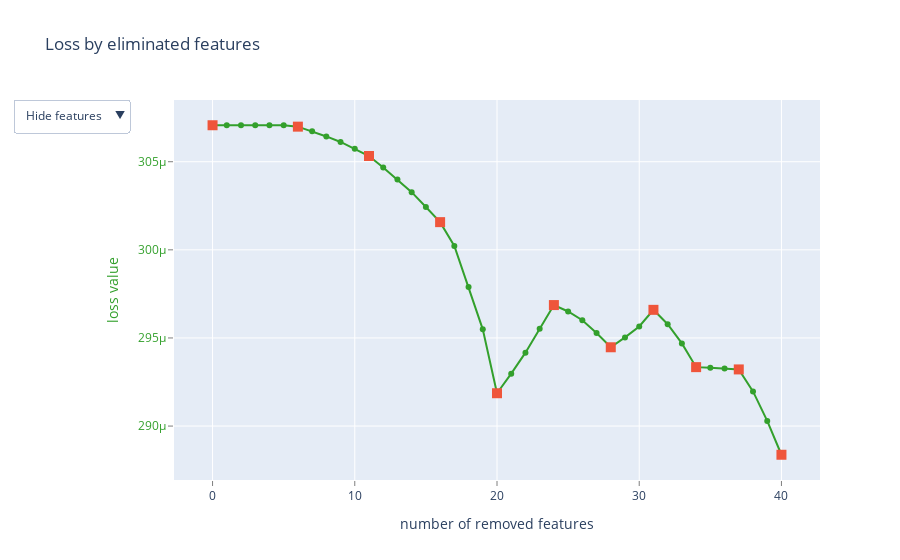

The notebook cell saved with this chart:
### Code cell
model2 = CatBoostClassifier(
    iterations=1000,
    learning_rate=1e-2,
    depth=6,
    verbose=0,
    loss_function='MultiLogloss',
    eval_metric=CustomMultiLabelMetric(),
)

selected_features2 = model2.select_features(
    X,
    y,
    num_features_to_select=30,
    features_for_select=feature_columns,
    steps=10,
    plot=True
)

### Figure 1 — Plotly figure (JSON) as saved in the notebook; plotly's stock layout.template omitted (floating-point values rounded to 4 significant figures)
{"data": [{"line": {"color": "rgb(51,160,44)"}, "mode": "lines+markers", "name": "", "text": ["", "PDU Joy3 buttons", "PDU Control", "PDU Joy1 buttons", "HV Motor work", "deviation_joy3", "HIDR RD1", "Delta_angle_1 2", "HV Phasing", "BTN_RIGHT_Joy2", "BTN_RIGHT_Joy3", "RIGHT_Joy3", "HIDR t*C state", "R_AFRER_DEV_Joy2", "BTN_LEFT_Joy1", "Delta_angle_4 3", "BTN_RIGHT_Joy1", "Electric Ucpu", "PDU di buttons", "Delta_angle_3 3", "R_AFRER_DEV_Joy3", "HV Riz", "BACK_Joy3", "Delta_angle_2 1", "LEFT_Joy3", "HV Phasing.2", "L_AFTER_DEV_Joy3", "L_AFTER_DEV_Joy2", "Block connection # 6", "Delta_angle_3 2", "HV Phasing.1", "Block connection # 3", "Delta_angle_1 3", "HV Uphase", "Block connection # 2", "HV Uphase.2", "L_AFTER_DEV_Joy1", "Electric Ifull", "Block connection # 0", "Block connection # 1", "Delta_angle_3 1"], "type": "scatter", "x": [0, 1, 2, 3, 4, 5, 6, 7, 8, 9, 10, 11, 12, 13, 14, 15, 16, 17, 18, 19, 20, 21, 22, 23, 24, 25, 26, 27, 28, 29, 30, 31, 32, 33, 34, 35, 36, 37, 38, 39, 40], "y": [0.0003071, 0.0003071, 0.0003071, 0.0003071, 0.0003071, 0.0003071, 0.000307, 0.0003067, 0.0003064, 0.0003061, 0.0003057, 0.0003053, 0.0003047, 0.000304, 0.0003033, 0.0003024, 0.0003016, 0.0003002, 0.0002979, 0.0002955, 0.0002919, 0.000293, 0.0002942, 0.0002955, 0.0002969, 0.0002965, 0.000296, 0.0002953, 0.0002945, 0.000295, 0.0002957, 0.0002966, 0.0002958, 0.0002947, 0.0002933, 0.0002933, 0.0002933, 0.0002932, 0.000292, 0.0002903, 0.0002884]}, {"marker": {"size": 10, "symbol": "square"}, "mode": "markers", "name": "", "text": ["", "HIDR RD1", "RIGHT_Joy3", "BTN_RIGHT_Joy1", "R_AFRER_DEV_Joy3", "LEFT_Joy3", "Block connection # 6", "Block connection # 3", "Block connection # 2", "Electric Ifull", "Delta_angle_3 1"], "type": "scatter", "x": [0, 6, 11, 16, 20, 24, 28, 31, 34, 37, 40], "y": [0.0003071, 0.000307, 0.0003053, 0.0003016, 0.0002919, 0.0002969, 0.0002945, 0.0002966, 0.0002933, 0.0002932, 0.0002884]}, {"mode": "text", "name": "", "text": ["", "12", "9", "10", "14", "33", "27", "59", "22", "44", "52", "56", "25", "49", "35", "69", "36", "29", "8", "66", "57", "15", "50", "61", "54", "24", "55", "47", "7", "65", "23", "4", "60", "16", "3", "18", "39", "30", "1", "2", "64"], "textfont": {"color": "rgb(51,160,44)", "family": "sans serif", "size": 18}, "textposition": "bottom center", "type": "scatter", "visible": false, "x": [0, 1, 2, 3, 4, 5, 6, 7, 8, 9, 10, 11, 12, 13, 14, 15, 16, 17, 18, 19, 20, 21, 22, 23, 24, 25, 26, 27, 28, 29, 30, 31, 32, 33, 34, 35, 36, 37, 38, 39, 40], "y": [0.0003071, 0.0003071, 0.0003071, 0.0003071, 0.0003071, 0.0003071, 0.000307, 0.0003067, 0.0003064, 0.0003061, 0.0003057, 0.0003053, 0.0003047, 0.000304, 0.0003033, 0.0003024, 0.0003016, 0.0003002, 0.0002979, 0.0002955, 0.0002919, 0.000293, 0.0002942, 0.0002955, 0.0002969, 0.0002965, 0.000296, 0.0002953, 0.0002945, 0.000295, 0.0002957, 0.0002966, 0.0002958, 0.0002947, 0.0002933, 0.0002933, 0.0002933, 0.0002932, 0.000292, 0.0002903, 0.0002884]}, {"mode": "text", "name": "", "text": ["", "PDU Joy3 buttons", "PDU Control", "PDU Joy1 buttons", "HV Motor work", "deviation_joy3", "HIDR RD1", "Delta_angle_1 2", "HV Phasing", "BTN_RIGHT_Joy2", "BTN_RIGHT_Joy3", "RIGHT_Joy3", "HIDR t*C state", "R_AFRER_DEV_Joy2", "BTN_LEFT_Joy1", "Delta_angle_4 3", "BTN_RIGHT_Joy1", "Electric Ucpu", "PDU di buttons", "Delta_angle_3 3", "R_AFRER_DEV_Joy3", "HV Riz", "BACK_Joy3", "Delta_angle_2 1", "LEFT_Joy3", "HV Phasing.2", "L_AFTER_DEV_Joy3", "L_AFTER_DEV_Joy2", "Block connection # 6", "Delta_angle_3 2", "HV Phasing.1", "Block connection # 3", "Delta_angle_1 3", "HV Uphase", "Block connection # 2", "HV Uphase.2", "L_AFTER_DEV_Joy1", "Electric Ifull", "Block connection # 0", "Block connection # 1", "Delta_angle_3 1"], "textfont": {"color": "rgb(51,160,44)", "family": "sans serif", "size": 18}, "textposition": "bottom center", "type": "scatter", "visible": false, "x": [0, 1, 2, 3, 4, 5, 6, 7, 8, 9, 10, 11, 12, 13, 14, 15, 16, 17, 18, 19, 20, 21, 22, 23, 24, 25, 26, 27, 28, 29, 30, 31, 32, 33, 34, 35, 36, 37, 38, 39, 40], "y": [0.0003071, 0.0003071, 0.0003071, 0.0003071, 0.0003071, 0.0003071, 0.000307, 0.0003067, 0.0003064, 0.0003061, 0.0003057, 0.0003053, 0.0003047, 0.000304, 0.0003033, 0.0003024, 0.0003016, 0.0003002, 0.0002979, 0.0002955, 0.0002919, 0.000293, 0.0002942, 0.0002955, 0.0002969, 0.0002965, 0.000296, 0.0002953, 0.0002945, 0.000295, 0.0002957, 0.0002966, 0.0002958, 0.0002947, 0.0002933, 0.0002933, 0.0002933, 0.0002932, 0.000292, 0.0002903, 0.0002884]}], "layout": {"showlegend": false, "title": {"text": "Loss by eliminated features"}, "updatemenus": [{"active": 0, "buttons": [{"args": [{"visible": [true, true, false, false]}], "label": "Hide features", "method": "update"}, {"args": [{"visible": [true, true, true, false]}], "label": "Show indices", "method": "update"}, {"args": [{"visible": [true, true, false, true]}], "label": "Show names", "method": "update"}], "pad": {"r": 10, "t": 10}, "showactive": true, "x": -0.25, "xanchor": "left", "y": 1.03, "yanchor": "top"}], "xaxis": {"gridcolor": "rgb(255,255,255)", "showgrid": true, "showline": false, "showticklabels": true, "tickcolor": "rgb(127,127,127)", "ticks": "outside", "title": {"text": "number of removed features"}, "zeroline": false}, "yaxis": {"gridcolor": "rgb(255,255,255)", "showgrid": true, "showline": false, "showticklabels": true, "tickcolor": "rgb(127,127,127)", "tickfont": {"color": "rgb(51,160,44)"}, "ticks": "outside", "title": {"font": {"color": "rgb(51,160,44)"}, "text": "loss value"}, "zeroline": false}}}
